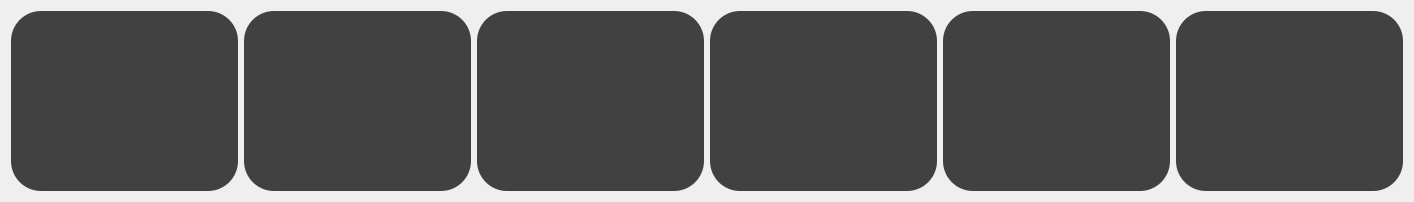
                                 <widget class="QWidget" name="scrollAreaWidgetContents_2">
                                  <property name="geometry">
                                   <rect>
                                    <x>0</x>
                                    <y>0</y>
                                    <width>1410</width>
                                    <height>198</height>
                                   </rect>
                                  </property>
                                  <layout class="QGridLayout" name="gridLayout_7">
                                   <item row="0" column="0">
                                    <widget class="QWidget" name="widget_14" native="true">
                                     <property name="minimumSize">
                                      <size>
                                       <width>227</width>
                                       <height>180</height>
                                      </size>
                                     </property>
                                     <property name="maximumSize">
                                      <size>
                                       <width>227</width>
                                       <height>180</height>
                                      </size>
                                     </property>
                                     <property name="styleSheet">
                                      <string notr="true">background-color: rgb(65, 65, 65);
border-top-left-radius: 30px;
border-top-right-radius: 30px;
border-bottom-left-radius: 30px;
border-bottom-right-radius: 30px;
</string>
                                     </property>
                                    </widget>
                                   </item>
                                   <item row="0" column="1">
                                    <widget class="QWidget" name="widget_16" native="true">
                                     <property name="minimumSize">
                                      <size>
                                       <width>227</width>
                                       <height>180</height>
                                      </size>
                                     </property>
                                     <property name="maximumSize">
                                      <size>
                                       <width>227</width>
                                       <height>180</height>
                                      </size>
                                     </property>
                                     <property name="styleSheet">
                                      <string notr="true">background-color: rgb(65, 65, 65);
border-top-left-radius: 30px;
border-top-right-radius: 30px;
border-bottom-left-radius: 30px;
border-bottom-right-radius: 30px;
</string>
                                     </property>
                                    </widget>
                                   </item>
                                   <item row="0" column="5">
                                    <widget class="QWidget" name="widget_15" native="true">
                                     <property name="minimumSize">
                                      <size>
                                       <width>227</width>
                                       <height>180</height>
                                      </size>
                                     </property>
                                     <property name="maximumSize">
                                      <size>
                                       <width>227</width>
                                       <height>180</height>
                                      </size>
                                     </property>
                                     <property name="styleSheet">
                                      <string notr="true">background-color: rgb(65, 65, 65);
border-top-left-radius: 30px;
border-top-right-radius: 30px;
border-bottom-left-radius: 30px;
border-bottom-right-radius: 30px;
</string>
                                     </property>
                                    </widget>
                                   </item>
                                   <item row="0" column="2">
                                    <widget class="QWidget" name="widget_35" native="true">
                                     <property name="minimumSize">
                                      <size>
                                       <width>227</width>
                                       <height>180</height>
                                      </size>
                                     </property>
                                     <property name="maximumSize">
                                      <size>
                                       <width>227</width>
                                       <height>180</height>
                                      </size>
                                     </property>
                                     <property name="styleSheet">
                                      <string notr="true">background-color: rgb(65, 65, 65);
border-top-left-radius: 30px;
border-top-right-radius: 30px;
border-bottom-left-radius: 30px;
border-bottom-right-radius: 30px;
</string>
                                     </property>
                                    </widget>
                                   </item>
                                   <item row="0" column="4">
                                    <widget class="QWidget" name="widget_37" native="true">
                                     <property name="minimumSize">
                                      <size>
                                       <width>227</width>
                                       <height>180</height>
                                      </size>
                                     </property>
                                     <property name="maximumSize">
                                      <size>
                                       <width>227</width>
                                       <height>180</height>
                                      </size>
                                     </property>
                                     <property name="styleSheet">
                                      <string notr="true">background-color: rgb(65, 65, 65);
border-top-left-radius: 30px;
border-top-right-radius: 30px;
border-bottom-left-radius: 30px;
border-bottom-right-radius: 30px;
</string>
                                     </property>
                                    </widget>
                                   </item>
                                   <item row="0" column="3">
                                    <widget class="QWidget" name="widget_38" native="true">
                                     <property name="minimumSize">
                                      <size>
                                       <width>227</width>
                                       <height>180</height>
                                      </size>
                                     </property>
                                     <property name="maximumSize">
                                      <size>
                                       <width>227</width>
                                       <height>180</height>
                                      </size>
                                     </property>
                                     <property name="styleSheet">
                                      <string notr="true">background-color: rgb(65, 65, 65);
border-top-left-radius: 30px;
border-top-right-radius: 30px;
border-bottom-left-radius: 30px;
border-bottom-right-radius: 30px;
</string>
                                     </property>
                                    </widget>
                                   </item>
                                  </layout>
                                 </widget>
